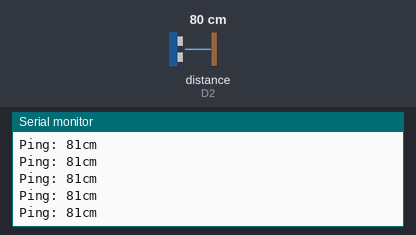
Bench run of a sketch on a simulated ESP8266 (NodeMCU). Parts: the last lines printed to the serial monitor. The inputs (shaded band) are chosen by the test bench; at power-on: distance to the obstacle (sensor on D2) 80 cm. The echo pulse lasts 58.3 µs per cm; WiFi joins after 1.5 s; servers stay silent unless stated; web services answer with replies made up by the test bench.

Above: at 2.7 s.
2.8 s: distance to the obstacle (sensor on D2) set to 2 cm
At 3.3 s:
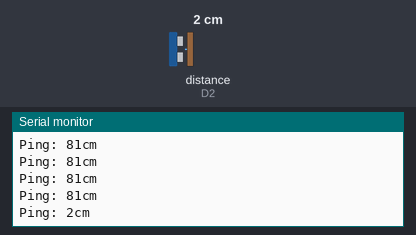
4.3 s: distance to the obstacle (sensor on D2) set to 18 cm
At 4.9 s:
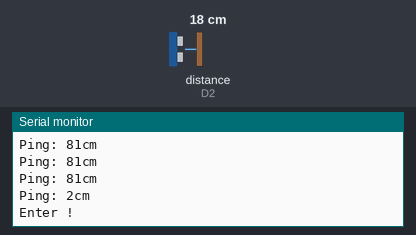
Timing chart, 0 to 7.3 s (numbered marks = the images above; inputs shaded):
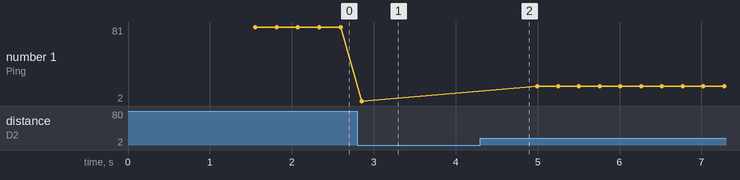

The sketch:

smart_bin.ino
```cpp
// ---------------------------------------------------------------------------
// Example NewPing library sketch that does a ping about 20 times per second.
// ---------------------------------------------------------------------------

#include <NewPing.h>

#define TRIGGER_PIN   D1 // Arduino pin tied to trigger pin on the ultrasonic sensor.
#define ECHO_PIN     D2  // Arduino pin tied to echo pin on the ultrasonic sensor.
#define MAX_DISTANCE 200 // Maximum distance we want to ping for (in centimeters). Maximum sensor distance is rated at 400-500cm.

NewPing sonar(TRIGGER_PIN, ECHO_PIN, MAX_DISTANCE); // NewPing setup of pins and maximum distance.
void Line_Notify(String message) ;

#include <ESP8266WiFi.h>

// Config connect WiFi
#define WIFI_SSID "WIFI_SSID"                                 //edit WIFI_SSID
#define WIFI_PASSWORD "WIFI_PASSWORD"                        //edit WIFI_PASSWORD

// Line config
#define LINE_TOKEN "LINE_TOKEN"

#define SW D2

String message = "%E0%B8%96%E0%B8%B1%E0%B8%87%E0%B8%82%E0%B8%A2%E0%B8%B0%E0%B9%80%E0%B8%95%E0%B9%87%E0%B8%A1%E0%B9%80%E0%B9%80%E0%B8%A5%E0%B9%89%E0%B8%A7%E0%B8%88%E0%B9%89%E0%B8%B2";

void setup() {
  Serial.begin(115200); // Open serial monitor at 115200 baud to see ping results.
  WiFi.mode(WIFI_STA);
  // connect to wifi.
  WiFi.begin(WIFI_SSID, WIFI_PASSWORD);
  Serial.print("connecting");

  while (WiFi.status() != WL_CONNECTED) {
    Serial.print(".");
    delay(500);
  }
  Serial.println();
  Serial.print("connected: ");
  Serial.println(WiFi.localIP());
}

void loop() {
  delay(50);                     // Wait 50ms between pings (about 20 pings/sec). 29ms should be the shortest delay between pings.
  Serial.print("Ping: ");
  Serial.print(sonar.ping_cm()); // Send ping, get distance in cm and print result (0 = outside set distance range)
  Serial.println("cm");
  if (sonar.ping_cm() <=10 ) {
    while(sonar.ping_cm() <=10)
    {
     delay(200);}

    Serial.println("Enter !");
    Line_Notify(message);
    // Serial.println();
  }
  delay(200);
}
void Line_Notify(String message) {
  WiFiClientSecure client;

  if (!client.connect("notify-api.line.me", 443)) {
    Serial.println("connection failed");
    return;
  }

  String req = "";
  req += "POST /api/notify HTTP/1.1\r\n";
  req += "Host: notify-api.line.me\r\n";
  req += "Authorization: Bearer " + String(LINE_TOKEN) + "\r\n";
  req += "Cache-Control: no-cache\r\n";
  req += "User-Agent: ESP8266\r\n";
  req += "Connection: close\r\n";
  req += "Content-Type: application/x-www-form-urlencoded\r\n";
  req += "Content-Length: " + String(String("message=" + message).length()) + "\r\n";
  req += "\r\n";
  req += "message=" + message;
  // Serial.println(req);
  client.print(req);

  delay(20);

  // Serial.println("-------------");
  while(client.connected()) {
    String line = client.readStringUntil('\n');
    if (line == "\r") {
      break;
    }
    //Serial.println(line);
  }
  // Serial.println("-------------");
}
```

Measured:
- after the input at 2.8 s, the serial monitor: prints a new line after 0.06 s (image 1)
- after the input at 4.3 s, the serial monitor: prints a new line after 0.16 s (image 2)
- plotted number 1: 81 → 2 after the input at 2.8 s, 2 → 18 after the input at 4.3 s
